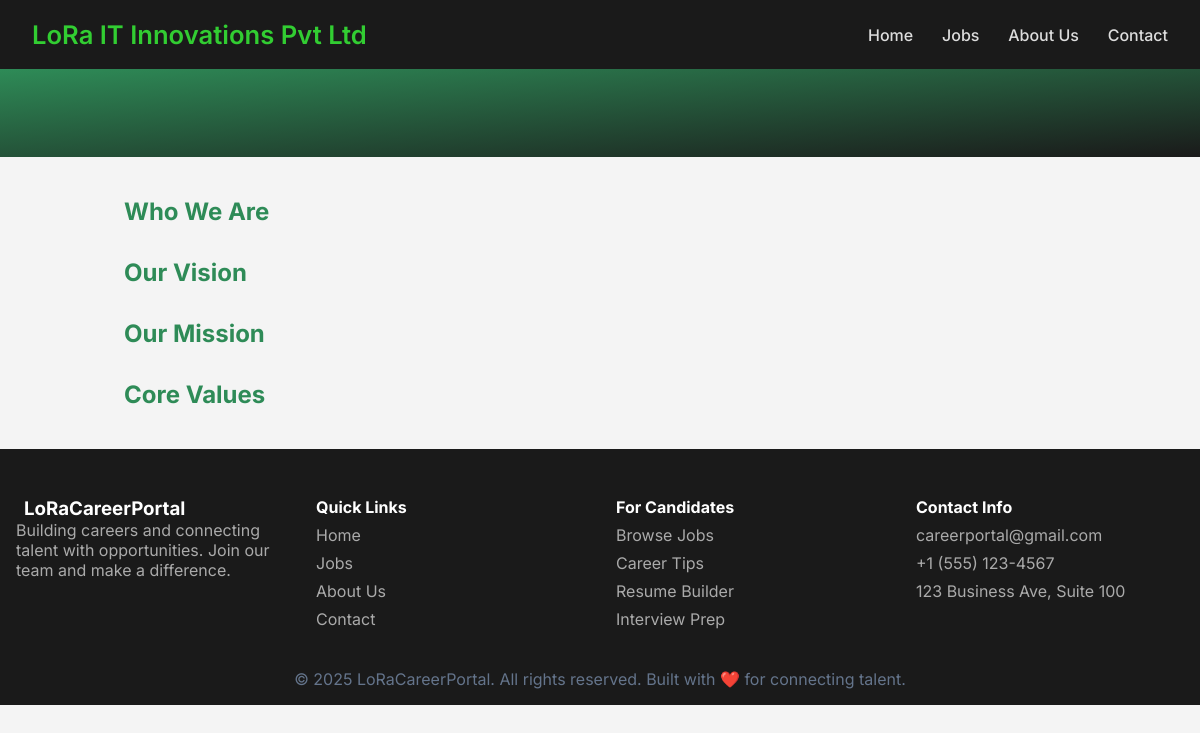
Page /about/ on the earlier database version.
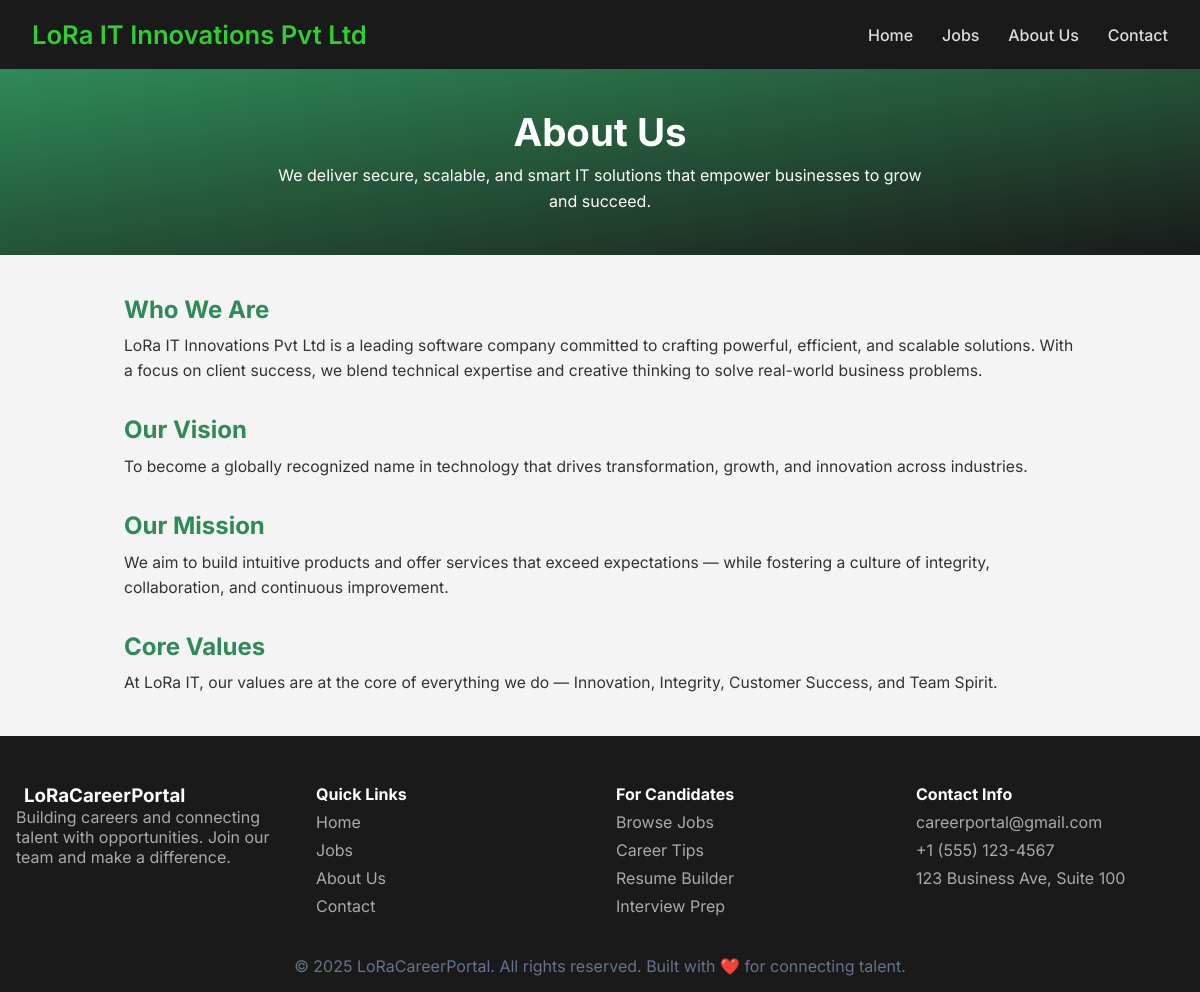
Same page on the later database version.
### app/models.py (models this page shows, shortened)
class AboutPage(models.Model):
    title = models.CharField(max_length=200, default="About Us")
    tagline = models.CharField(max_length=300, blank=True, null=True)
    who_we_are = models.TextField()
    vision = models.TextField()
    mission = models.TextField()
    core_values = models.TextField()

### app/views.py (the view)
# urls.py: path('about/', views.about, name='about'),
def about(request):
    about_content = AboutPage.objects.first()  # get the first and only record
    return render(request, 'about.html', {'about': about_content})

### templates/about.html (shortened to what this page needs)
{% load static %}
<!DOCTYPE html>
<html lang="en">
<head>
  <link rel="stylesheet" href="{% static 'css/about.css' %}">
</head>
<body>
  <header>
    <div class="logo">LoRa IT Innovations Pvt Ltd</div>
    <ul class="nav-links">
      <li><a href="{% url 'home' %}">Home</a></li>
      <li><a href="{% url 'jobs' %}">Jobs</a></li>
      <li><a href="{% url 'about' %}">About Us</a></li>
      <li><a href="{% url 'contact' %}">Contact</a></li>
    </ul>
  </header>
  <section class="hero">
    <h1>{{ about.title }}</h1>
    <p>{{ about.tagline }}</p>
  </section>
  <section class="content">
    <div class="section">
      <h2>Who We Are</h2>
      <p>{{ about.who_we_are }}</p>
    </div>
    <div class="section">
      <h2>Our Vision</h2>
      <p>{{ about.vision }}</p>
    </div>
    <div class="section">
      <h2>Our Mission</h2>
      <p>{{ about.mission }}</p>
    </div>
    <div class="section">
      <h2>Core Values</h2>
      <p>{{ about.core_values }}</p>
    </div>
  </section>
  <footer>
    <div class="footer-grid">
      <div>
        <h3>LoRaCareerPortal</h3>
        <p>Building careers and connecting talent with opportunities. Join our team and make a difference.</p>
      </div>
      <div>
        <h4>Quick Links</h4>
        <ul>
          <li><a href="{% url 'home' %}">Home</a></li>
          <li><a href="{% url 'jobs' %}">Jobs</a></li>
          <li><a href="{% url 'about' %}">About Us</a></li>
          <li><a href="{% url 'contact' %}">Contact</a></li>
        </ul>
      </div>
      <div>
        <h4>For Candidates</h4>
        <ul>
          <li><a href="#">Browse Jobs</a></li>
          <li><a href="#">Career Tips</a></li>
          <li><a href="#">Resume Builder</a></li>
          <li><a href="#">Interview Prep</a></li>
        </ul>
      </div>
      <div>
        <h4>Contact Info</h4>
        <ul>
          <li> careerportal@gmail.com</li>
          <li> +1 (555) 123-4567</li>
          <li> 123 Business Ave, Suite 100</li>
        </ul>
      </div>
    </div>
    <div class="footer-bottom">
      &copy; 2025 LoRaCareerPortal. All rights reserved. Built with ❤️ for connecting talent.
    </div>
  </footer>
</body>
</html>

Differences in the rows shown:
added AboutPage: title "About Us", tagline "We deliver secure, scalable, and smart IT solutions that empower businesses to grow and succeed.", who_we_are "LoRa IT Innovations Pvt Ltd is a leading software company committed to crafting powerful, efficient, and scalable solutions. With a focus on client success, we blend technical expertise and creative thinking to solve real-world business problems.", vision "To become a globally recognized name in technology that drives transformation, growth, and innovation across industries.", mission "We aim to build intuitive products and offer services that exceed expectations — while fostering a culture of integrity, collaboration, and continuous improvement.", core_values "At LoRa IT, our values are at the core of everything we do — Innovation, Integrity, Customer Success, and Team Spirit."
